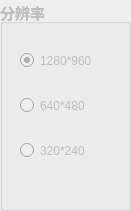
      <widget class="QGroupBox" name="m_solution">
       <property name="enabled">
        <bool>false</bool>
       </property>
       <property name="geometry">
        <rect>
         <x>440</x>
         <y>50</y>
         <width>131</width>
         <height>211</height>
        </rect>
       </property>
       <property name="font">
        <font>
         <pointsize>11</pointsize>
         <weight>75</weight>
         <bold>true</bold>
        </font>
       </property>
       <property name="title">
        <string>分辨率</string>
       </property>
       <widget class="QRadioButton" name="m_1280">
        <property name="geometry">
         <rect>
          <x>20</x>
          <y>50</y>
          <width>101</width>
          <height>21</height>
         </rect>
        </property>
        <property name="font">
         <font>
          <pointsize>9</pointsize>
          <weight>50</weight>
          <bold>false</bold>
         </font>
        </property>
        <property name="layoutDirection">
         <enum>Qt::LeftToRight</enum>
        </property>
        <property name="text">
         <string>1280*960</string>
        </property>
        <property name="checkable">
         <bool>true</bool>
        </property>
        <property name="checked">
         <bool>true</bool>
        </property>
       </widget>
       <widget class="QRadioButton" name="m_640">
        <property name="geometry">
         <rect>
          <x>20</x>
          <y>90</y>
          <width>81</width>
          <height>31</height>
         </rect>
        </property>
        <property name="font">
         <font>
          <pointsize>9</pointsize>
          <weight>50</weight>
          <bold>false</bold>
         </font>
        </property>
        <property name="layoutDirection">
         <enum>Qt::LeftToRight</enum>
        </property>
        <property name="text">
         <string>640*480</string>
        </property>
        <property name="checked">
         <bool>false</bool>
        </property>
       </widget>
       <widget class="QRadioButton" name="m_320">
        <property name="geometry">
         <rect>
          <x>20</x>
          <y>140</y>
          <width>91</width>
          <height>21</height>
         </rect>
        </property>
        <property name="font">
         <font>
          <pointsize>9</pointsize>
          <weight>50</weight>
          <bold>false</bold>
         </font>
        </property>
        <property name="layoutDirection">
         <enum>Qt::LeftToRight</enum>
        </property>
        <property name="text">
         <string>320*240</string>
        </property>
        <property name="checked">
         <bool>false</bool>
        </property>
       </widget>
      </widget>
